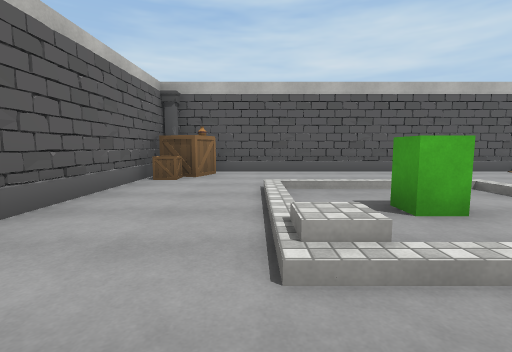
View 1 (above)

21 first-person views from a walk through a Unity game level. The camera is 1.3 m above the floor, tilts 6° down and sees 85° across. The floor is counted in squares, 2 m on a side. Each view is taken from the middle of a square. On the plan, view 1 faces up. The plan holds only what a view shows up to about 9 squares ahead; the rest is blank. The place goes on beyond the plan. The player is left out. Some surface patterns are stand-ins.

View 2
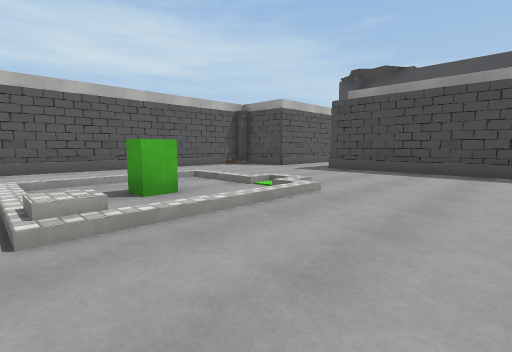

View 3
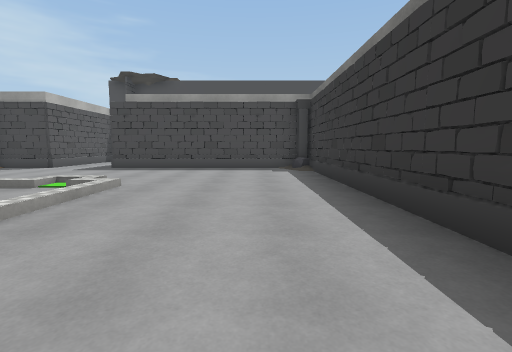

View 4
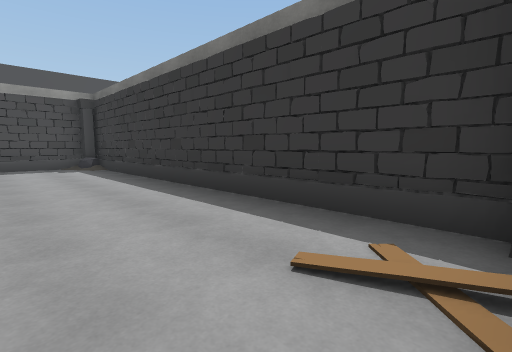

View 5
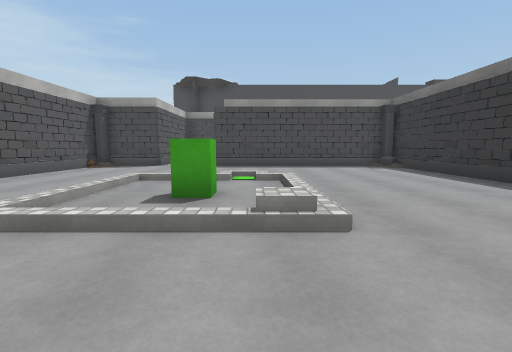

View 6
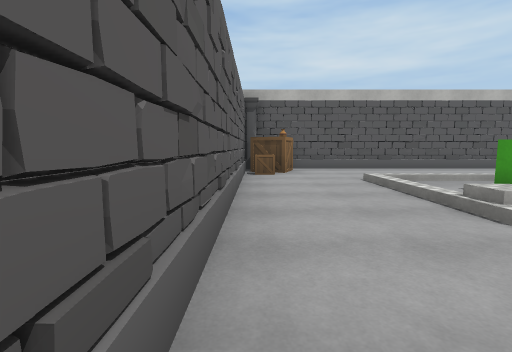

View 7
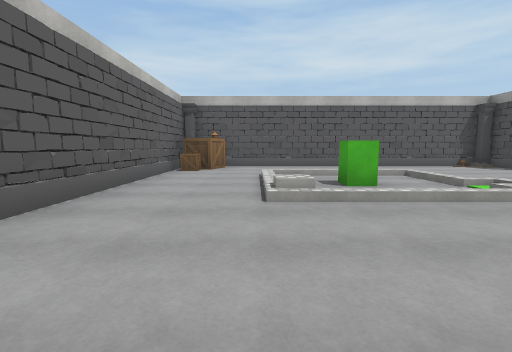

View 8
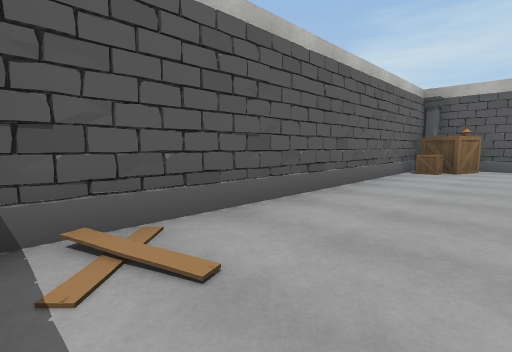

View 9
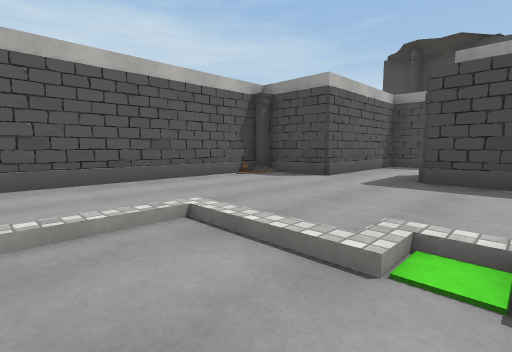

View 10
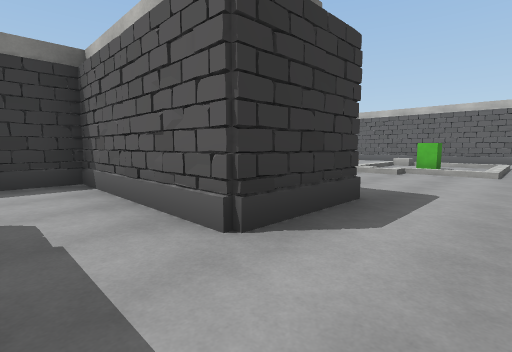

View 11
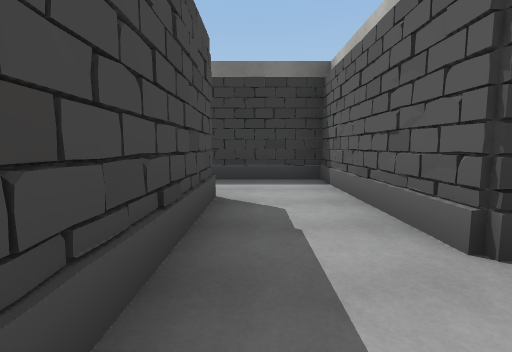

View 12
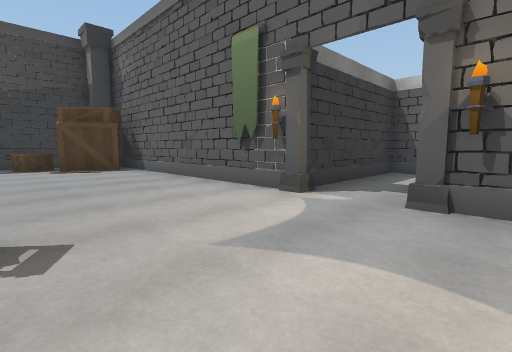

View 13
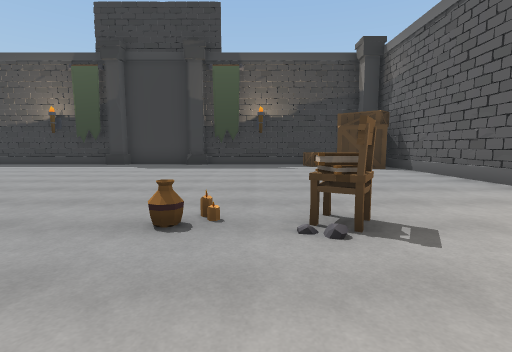

View 14
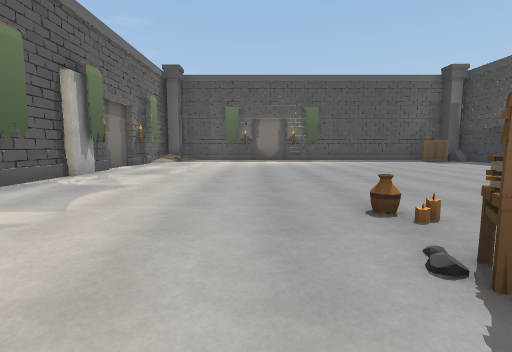

View 15
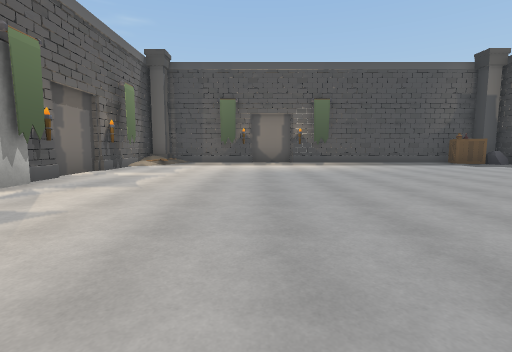

View 16
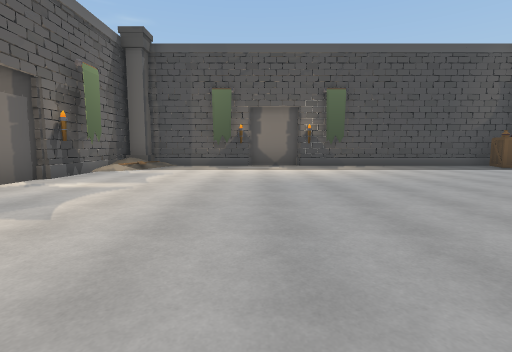

View 17
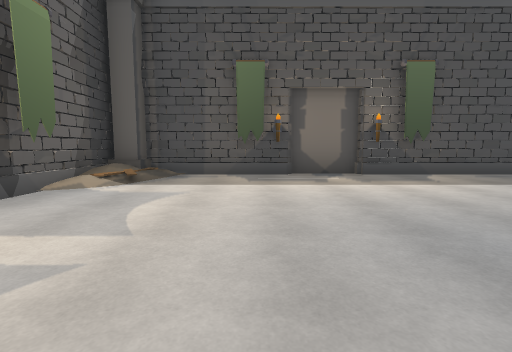

View 18
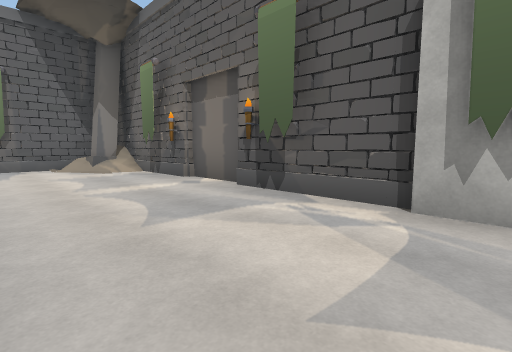

View 19
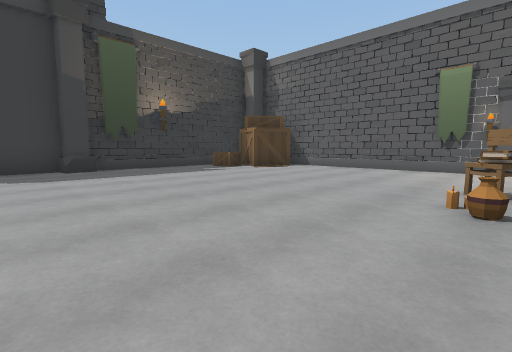

View 20
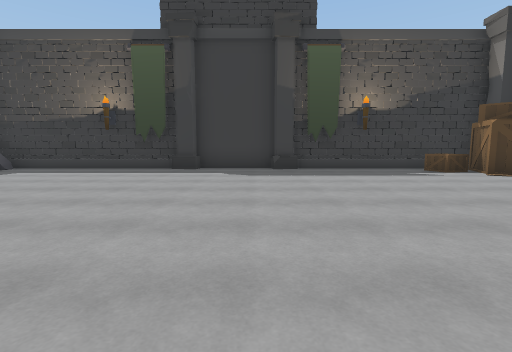

View 21
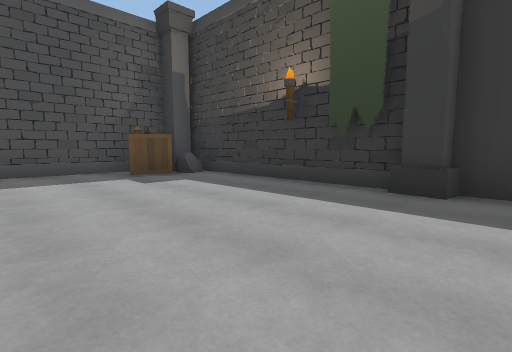

### Floor plan
Key: @ floor where view 1 was taken; # wall or solid block; . main floor; : floor 0.5 m higher than the main floor; / step, stairs or slope; ^ raised ledge; C column; B box; G green block; K books; H chair; R rock; O other object.
Columns run from 3 left of view 1 to 30 right of it. Each row starts with its distance up from view 1.
  8    #######
  7  CB.......C#
  6  B.........##### ###### ##### ###
  5 #..............###:/O..O#.#..O#/##
  4 #..////........##//............//#
  3 #../.G./...##..##................#
  2 #..//../...##..##...............O#
  1 #..////....##....C..K............#
  0 #..@.......##....C..H.O..........#
 -1 #..........######...K...........O#
 -2 #O........C#    #...............##
 -3 ############    #................#
 -4                 #................#
 -5                 #................#
 -6                  B...............#
 -7                  BBB............B#
 -8                  #....##..##...R##
 -9                   ####^####^###^^

Where each view was taken, in squares from view 1:
view 1: 0 up, 0 right, facing up
view 2: 1 down, 0 right, facing up-right
view 3: 1 down, 1 left, facing right
view 4: 0 up, 2 left, facing down-right
view 5: 2 up, 2 left, facing right
view 6: 1 down, 2 left, facing up
view 7: 2 down, 0 right, facing up
view 8: 2 down, 0 right, facing up-left
view 9: 2 up, 2 right, facing up-right
view 10: 5 up, 11 right, facing down-left
view 11: 5 up, 11 right, facing down
view 12: 2 up, 17 right, facing down-left
view 13: 2 up, 18 right, facing down
view 14: 1 up, 16 right, facing right
view 15: 1 up, 18 right, facing right
view 16: 1 up, 20 right, facing right
view 17: 2 up, 23 right, facing right
view 18: 2 up, 23 right, facing up-left
view 19: 0 up, 22 right, facing down-left
view 20: 0 up, 21 right, facing down
view 21: 4 down, 22 right, facing down-right
